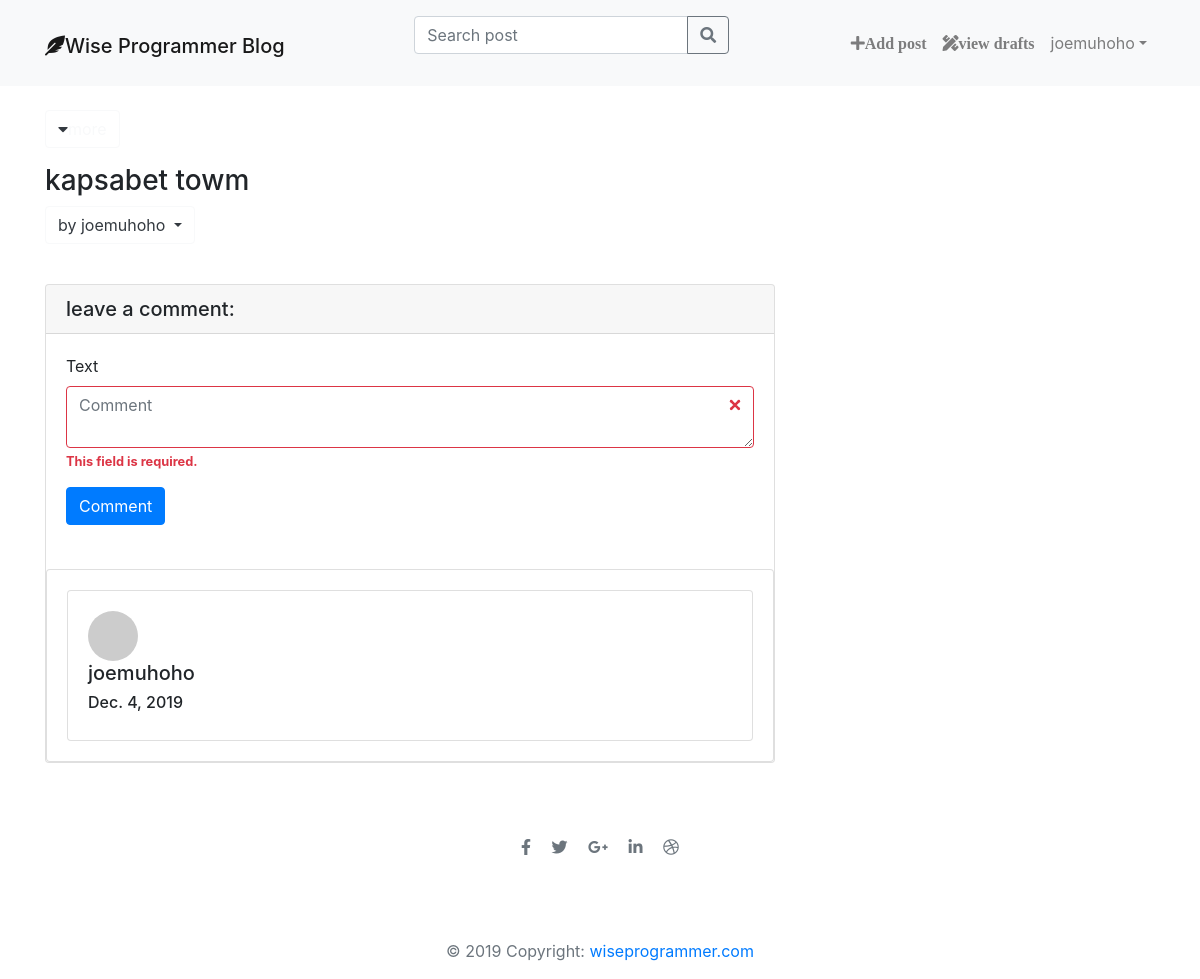
The page /post/49/ (signed in) on the database its author committed.
### blog/models.py (models this page shows, shortened)
class Post(models.Model):
    author = models.ForeignKey('auth.User', on_delete=models.CASCADE)
    title = models.CharField(max_length=10000)
    text = models.TextField()
    created_date = models.DateTimeField(default=timezone.now)
    published_date = models.DateTimeField(blank=True, null=True)
    edited_date = models.DateTimeField(blank=True, null=True)

class Comment(models.Model):
    post = models.ForeignKey(
        'blog.Post', on_delete=models.CASCADE, related_name='comments')
    author = models.CharField(max_length=200)
    text = models.TextField()
    created_date = models.DateField(default=timezone.now)
    approved = models.BooleanField(default=False)

### blog/views.py (the view)
# urls.py: path('post/<int:pk>/', views.post_detail, name='post_detail'),
def post_detail(request, pk):
    post = get_object_or_404(Post, pk=pk)
    form = CommentForm(request.POST)
    author_name = post.author
    user_name = request.user
    author_posts = Post.objects.filter(author=author_name)
    author_posts_count = str(author_posts.count())
    author_details = User.objects.get(username=author_name)
    stuff_for_frontend = {'post': post, 'form': form,
                          'author_details': author_details,
                          'author_posts_count': author_posts_count,
                          'author_posts': author_posts,
                          'author_name': author_name,
                          'user_name': user_name}
    return render(request, 'blog/post_detail.html', stuff_for_frontend)

### blog/forms.py
class CommentForm(forms.ModelForm):
    helper = FormHelper()
    helper.form_method = 'POST'
    submit = helper.add_input(Submit('Comment', 'Comment'))
    text = forms.CharField(widget=forms.Textarea(
        attrs={'class': 'form-control ', 'placeholder': 'Comment', 'rows': '0'}))
    class Meta:
        model = Comment
        fields = ('text',)

### blog/templatetags/markdownify.py (called while the page is built)
@register.filter
def markdown(value):
    renderer = HighlightRenderer()
    markdown = mistune.Markdown(renderer=renderer)
    return markdown(value)

### blog/templates/blog/post_detail.html (shortened to what this page needs)
{% extends 'blog/base.html' %}
{% load markdownify %}
{% load crispy_forms_tags %}
{% block mainnav %}
    {% include "navbar.html" %}
{% endblock %}
{% block content%}
<div class="col-xs-12 col-sm-12 col-md-10 col-lg-9 col-xl-8">
  <div>
    <p>
    {% if author_name == user_name %}
      <button class="btn btn-outline-light "data-toggle="collapse" href="#collapseExample" role="button" aria-expanded="false" aria-controls="collapseExample">
        <i class="fas fa-caret-down  text-dark" >
        </i>more
      </button>
    </p>
        {% endif %}
  </div>
  <div>
    <h3 class="">{{ post.title }}</h3>
    <div class="btn-group">
        <button class=" btn btn-outline-light dropdown-toggle text-dark" data-toggle="dropdown" aria-haspopup="true" aria-expanded="false" style="align:center;">
          by {{post.author}}
        </button>
    </div>
    <br>
  </div>
  {% if  post.published_date %}
  <div class="card comment-card">
    <div>
      <h5 class="card-header">leave a comment:</h5>
      {% if user.is_authenticated %}
      <div class="card-body">
        <form method="post" action="{% url 'add_comment_to_post' pk=post.pk %}">
          {{ form|crispy }}
          <button type="submit" class="btn btn-primary">Comment</button>
        </form>
      </div>
      {% else %}
      <div class="card-body">
        <a href="{% url 'add_comment_to_post' pk=post.pk  %}">Login to comment</a>
      </div>
      {% endif %}
      {% endif %}
    </div>
    <br>
    <div class="card card-body">
      {% for comment in post.comments.all %}
      {% if user.is_authenticated or comment.approved %}
      <div class="card card-body media-body">
        <div>
        <img class=" mr-3 rounded-circle" src="http://placehold.it/50x50" alt="">
          <h5 class="mt-0">{{comment.author}}</h5>
          <h6 class="mt-0">{{comment.created_date}}</h6>
        </div>
      </div>
      {% endif %}
      {% endfor %}
    </div>
  </div>
</div>
{% endblock %}

### blog/templates/navbar.html (shortened to what this page needs)
<nav class="navbar navbar-expand-lg bg-light navbar-light sticky-top mb-4">
      <div class="container">
        <div class="navbar-header">
          <h1> <a class="navbar-brand" href="{% url 'post_list'%}"><i class="fas fa-feather-alt"></i>Wise Programmer Blog</a> </h1>
        </div>
        <div class="collapse navbar-collapse" id="collapsibleNavbar">
          <ul class="nav navbar-nav ml-auto">
            <form method="get" action="{%url 'search' %}" class="form-inline my-2  ">
              <div class="input-group mb-3">
                <input type="search" name="query" class="form-control" placeholder="Search post" aria-label="Search post" aria-describedby="basic-addon2" >
                <div class="input-group-append">
                  <button class="btn btn-outline-secondary" type="submit" >
                    <i class="fas fa-search"></i>
                  </button>
                </div>
              </div>
            </form>
          </ul>
        </div>
        <div class="collapse navbar-collapse " id="collapsibleNavbar">
          <ul class="nav navbar-nav ml-auto">
            {% if user.is_authenticated %}
            <li class="nav-item">
              <a class="nav-link" href="{% url 'post_new'%}"><i class="fa fa-plus">Add post</i></a>
            </li>
            <li class="nav-item">
              <a class="nav-link" href="{% url 'post_draft_list' %}"><i class="fas fa-pencil-ruler fa">view drafts</i></a>
            </li>
            <li class="nav-item dropdown">
              <a class="nav-link dropdown-toggle" href="#" id="navbarDropdown" role="button" data-toggle="dropdown" aria-haspopup="true" aria-expanded="false">{{ user.username}}</a>
            </li>
          </ul>
          {% else %}
                <form class="form-inline ">
                  <a class="btn btn-outline-secondary mr-4 " href="{% url 'login'%}" style="border:none;" ><i class="fas fa-sign-in-alt fa"></i>Log in</a>
                  <a class="btn btn-outline-primary mr-4" href="{% url 'signup'%}" style="border:none; ><i class="fas fa-user-plus"></i> Sign up</a>
                </form>
                {% endif %}
        </div>
      </div>
    </nav>

### rows shown on the page
Post: title "kapsabet towm", author "joemuhoho"
Comment: author "joemuhoho", created_date "Dec. 4, 2019"

### other values the page prints
{{ user.username }} "joemuhoho"
